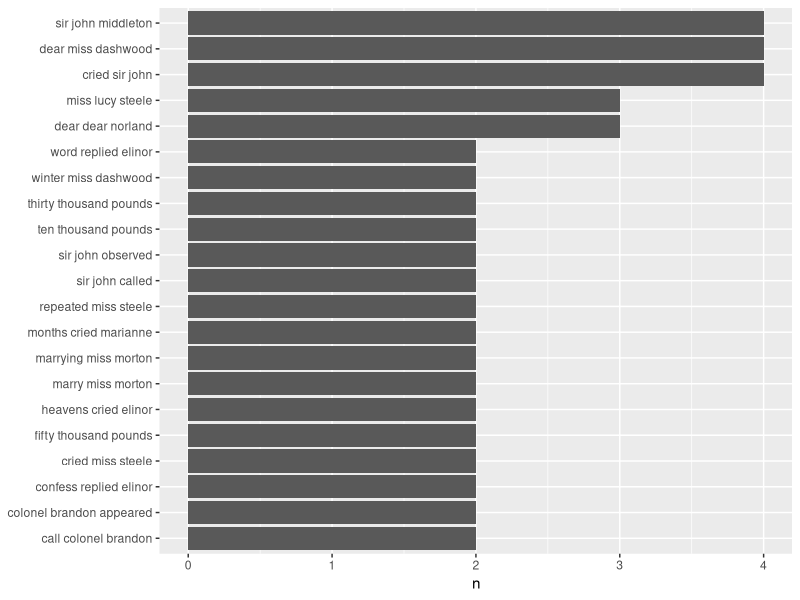

The R script that drew this image:
# John Peach
library(tidyverse)
library(tidytext)
library(janeaustenr)

austen_books() %>%
  dplyr::filter(book == 'Sense & Sensibility') %>%
  select(text) %>%
  unnest_tokens(trigram, text, token = 'ngrams', n = 3) %>%
  drop_na(trigram) %>%
  separate(trigram, paste0('word', 1:3)) %>%
  dplyr::filter(!word1 %in% stop_words$word) %>%
  dplyr::filter(!word2 %in% stop_words$word) %>%
  dplyr::filter(!word3 %in% stop_words$word) %>%
  unite(trigram, word1, word2, word3, sep = ' ') %>%
  count(trigram) %>%
  dplyr::filter(n > 1) %>%
  arrange(n) %>%
  ggplot(aes(x = n, y = fct_reorder(trigram, n))) +
    geom_bar(stat = 'identity') +
    labs(y = NULL)
